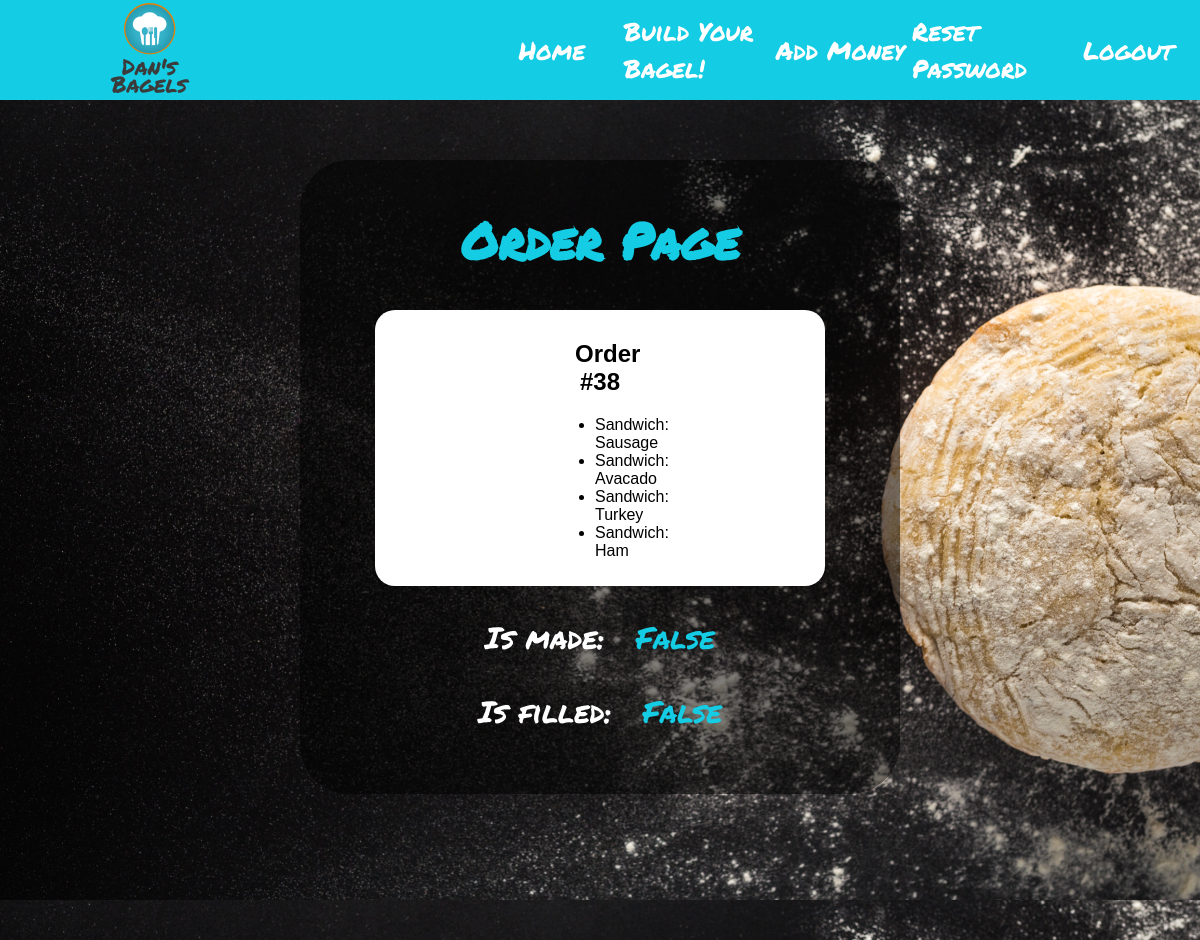
The page /fill_order/38/ (signed in) on the database its author committed.
### home/models.py (models this page shows, shortened)
class Order(models.Model):
    items = models.CharField(max_length=200, default='none')
    isMade = models.BooleanField(default=False)
    isFilled = models.BooleanField(default=False)
    bagels = []
    sandwiches = []

class foodItem(models.Model):
    type = models.CharField(max_length=200)
    sub_type = models.CharField(max_length=200)
    inv_count = models.IntegerField()
    price = models.DecimalField(decimal_places=2,max_digits=10)
    item_id = models.IntegerField(default=random.randint(1000, 140000))

### home/views.py (the view)
# urls.py: path('fill_order/<order_id>/', views.fill_order, name='fill_order'),
def fill_order(request, order_id):
    user_context = get_user_context(request)
    item_string = Order.objects.filter(id=int(order_id))[0].items
    item_list = item_string.split(',')
    item_obj = list()
    for item in item_list:
        if item != '':
            item_obj.append(foodItem.objects.filter(id=item)[0])
    context = {
        'order': get_object_or_404(Order, pk=order_id),
        'items': item_obj,
    }
    context.update(user_context)
    return render(request, 'home/fill_order.html', context)

### home/views.py (called while the page is built, shortened)
def get_user_context(request):
    urls = {}
    group = None
    button_link = '/accounts/login/'
    try:
        group = str(request.user.groups.all()[0])
    except IndexError:
        group = "No Group"
    if group == "Customer":
        urls.update({
            "Build Your Bagel!": "/build/",
            'Add Money': '/addMoney/',
        })
        button_link = '/build/'
    elif group == "Cashier":
        urls.update({
            "Check Queue": "/queue/",
        })
        button_link = '/queue/'
    elif group == "Chef":
        urls.update({
            "Check Queue": "/queue/",
        })
        button_link = '/queue/'
    context = {
            'user': request.user,
            'group': group,
            'urls': urls,
            'button_link': button_link,
    }
    return context

### home/templates/home/fill_order.html (shortened to what this page needs)
{% load static %}
<!DOCTYPE html>
<html lang="en">
	<head>
		<link href="{% static 'home/style.css' %}" rel="stylesheet">
	</head>
	<body>
		<div class='header'>
			<div class='logo'>
				<a href='/'><img class='logo_img' src="{% static 'home/logo.png' %}" alt="I've misplaced the logo..."></a>
			</div>
			<div class='menu'>
				<div class='menu_item'>
					<a href='/' class='menu_link'>Home</a>
				</div>
				{% if user.is_authenticated %}
				{% for name, href in urls.items %}
				<div class='menu_item'>
					<a href="{{ href }}" class='menu_link'>{{ name }}</a>
				</div>
				{% endfor %}
				<div class='menu_item'>
					<a href="/accounts/password_reset/" class='menu_link'>Reset Password</a>
				</div>
				<div class='menu_item'>
					<a href="/accounts/logout/?next=/" class='menu_link'>Logout</a>
				</div>
				{% endif %}
			</div>
		</div>
		<div class='fill_order_body body_page'>
			<div class='content_box' id='fill_order_box'>
				<h1 class='queue_title'>Order Page</h1>
				{% if user.is_authenticated %}
				<div class='order_box'>
				<h2 class='order_title'>Order #{{ order.id }}</h2>
					<ul class='items_list'>
					{% for item in items %}
						<li>{{ item.type }}: {{ item.sub_type }}</li>
					{% endfor %}
					</ul>
				</div>
				<p class='fill_order_status'><a href='/fill_order/{{ order.id }}/isMade/' class='fill_order_link'>Is made:</a> {{ order.isMade }}</p>
				<p class='fill_order_status'><a href='/fill_order/{{ order.id }}/isFilled/' class='fill_order_link'>Is filled:</a> {{ order.isFilled }}</p>
				{% else %}
				<p>You are not currently logged in, <a href="/accounts/login/">login here.</a>
				{% endif %}
			</div>
		</div>
	</body>
</html>

### home/static/home/style.css (style rules this page uses)
.header { display: flex; background-color: #14cce3; height: 100px; }
.logo { display: flex; justify-content: center; align-items: center; width: 25%; height: 100px; }
.logo_img { height: 100px; }
.menu { display: flex; justify-content: flex-end; width: 75%; height: 100px; }
.menu_item { display: flex; align-items: center; justify-content: center; height: 100px; width: 16%; }
.menu_link { font-family: 'Permanent Marker', 'cursive'; font-size: 25px; color: white; text-decoration: none; }
.body_page { padding-top: 5%; background-size: 100%; height: 780px; }
.fill_order_body { background-image: url('dough_2.jpg'); }
.content_box { border-radius: 50px; background-color: white; background-color: rgba(0, 0, 0, .5); margin-left: 25%; margin-right: 25%; text-align: center; display: flex; align-items: center; justify-content: center; }
#fill_order_box { padding-top: 10px; padding-bottom: 30px; display: block; }
.queue_title { font-family: 'Permanent Marker', 'cursive'; font-size: 50px; color: #14cce3; }
.order_box { background-color: white; margin-right: 75px; margin-left: 75px; border-radius: 20px; padding-bottom: 10px; padding-top: 10px; padding-left: 200px; padding-right: 200px; }
.order_title { font-family: 'Arial'; }
.items_list { text-align: left; font-family: 'Arial'; padding-left: 40%; }
.fill_order_link { color: white; font-family: 'Permanent Marker', 'cursive'; font-size: 30px; text-decoration: none; margin-right: 20px; }
.fill_order_status { color: #14cce3; font-family: 'Permanent Marker', 'cursive'; font-size: 30px; text-decoration: none; }
body { margin: 0; padding: 0; }

### rows shown on the page
Order: id "38", isMade "False", isFilled "False"
foodItem: type "Sandwich", sub_type "Sausage"
foodItem: type "Sandwich", sub_type "Avacado"
foodItem: type "Sandwich", sub_type "Turkey"
foodItem: type "Sandwich", sub_type "Ham"

### other values the page prints
{{ name }} "Build Your Bagel!" "Add Money"
